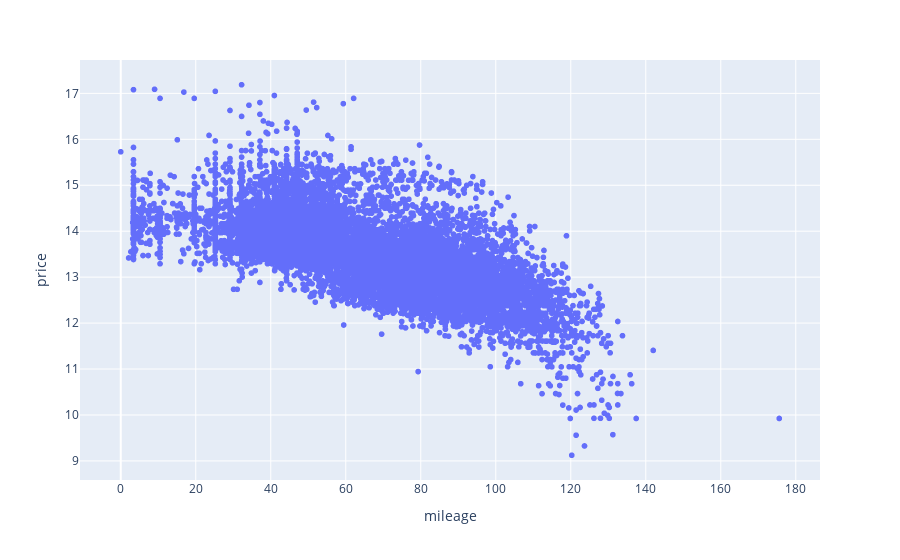

The notebook cell this image was saved under:
### Markdown cell above
Price of cars have been on the rise as the years goes by. At present, it is now at the peak of all previous year prices

### Code cell
px.scatter(audi_df,x='mileage', y = 'price')

### Figure 1 — Plotly figure (JSON) as saved in the notebook; plotly's stock layout.template omitted (floating-point values rounded to 4 significant figures; data arrays with more than 128 entries replaced by an {"elided": "..."} marker saying what was removed)
{"data": [{"hovertemplate": "mileage=%{x}<br>price=%{y}<extra></extra>", "legendgroup": "", "marker": {"color": "#636efa", "symbol": "circle"}, "mode": "markers", "name": "", "showlegend": false, "type": "scattergl", "x": {"elided": "10668 float values"}, "xaxis": "x", "y": {"elided": "10668 float values"}, "yaxis": "y"}], "layout": {"legend": {"tracegroupgap": 0}, "margin": {"t": 60}, "xaxis": {"anchor": "y", "domain": [0, 1], "title": {"text": "mileage"}}, "yaxis": {"anchor": "x", "domain": [0, 1], "title": {"text": "price"}}}}
